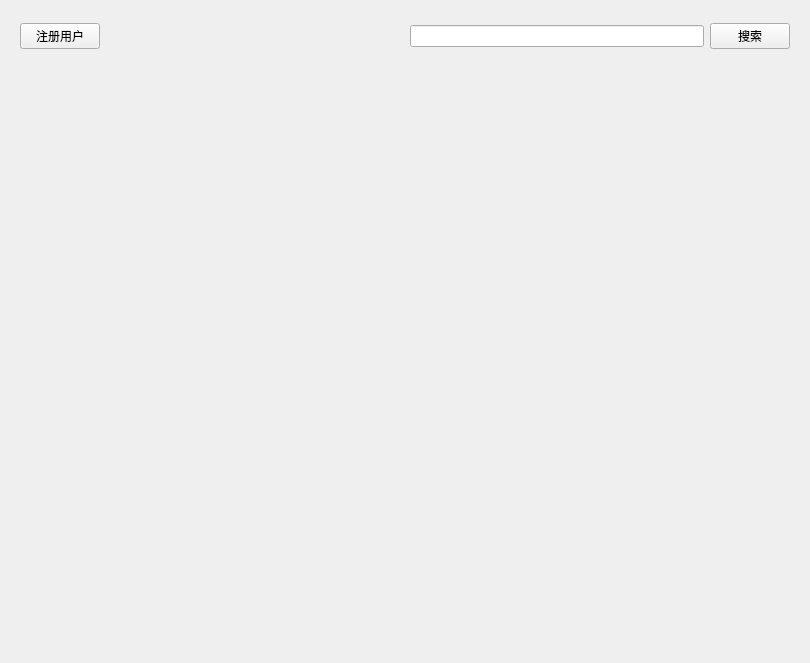
<?xml version="1.0" encoding="UTF-8"?>
<ui version="4.0">
 <class>UserManagement</class>
 <widget class="QWidget" name="UserManagement">
  <property name="geometry">
   <rect>
    <x>0</x>
    <y>0</y>
    <width>810</width>
    <height>663</height>
   </rect>
  </property>
  <property name="minimumSize">
   <size>
    <width>810</width>
    <height>663</height>
   </size>
  </property>
  <property name="windowTitle">
   <string>Form</string>
  </property>
  <layout class="QGridLayout" name="mainLayout">
   <item row="0" column="0">
    <widget class="QWidget" name="topBarWidget" native="true">
     <property name="minimumSize">
      <size>
       <width>0</width>
       <height>50</height>
      </size>
     </property>
     <property name="maximumSize">
      <size>
       <width>16777215</width>
       <height>50</height>
      </size>
     </property>
      <layout class="QHBoxLayout" name="topBarLayout">
       <item>
        <widget class="QPushButton" name="registerButton">
        <property name="text">
         <string>注册用户</string>
        </property>
       </widget>
      </item>
      <item>
       <spacer name="horizontalSpacer">
        <property name="orientation">
         <enum>Qt::Orientation::Horizontal</enum>
        </property>
        <property name="sizeHint" stdset="0">
         <size>
          <width>304</width>
          <height>20</height>
         </size>
        </property>
       </spacer>
      </item>
       <item>
        <widget class="QLineEdit" name="searchEdit"/>
       </item>
       <item>
        <widget class="QPushButton" name="searchButton">
        <property name="text">
         <string>搜索</string>
        </property>
       </widget>
      </item>
     </layout>
    </widget>
   </item>
   <item row="1" column="0">
     <widget class="QWidget" name="contentWidget" native="true">
      <layout class="QVBoxLayout" name="contentLayout">
       <property name="spacing">0</property>
       <property name="leftMargin">20</property>
       <property name="topMargin">12</property>
       <property name="rightMargin">20</property>
       <property name="bottomMargin">20</property>
      </layout>
     </widget>
   </item>
  </layout>
 </widget>
 <resources/>
 <connections/>
</ui>
